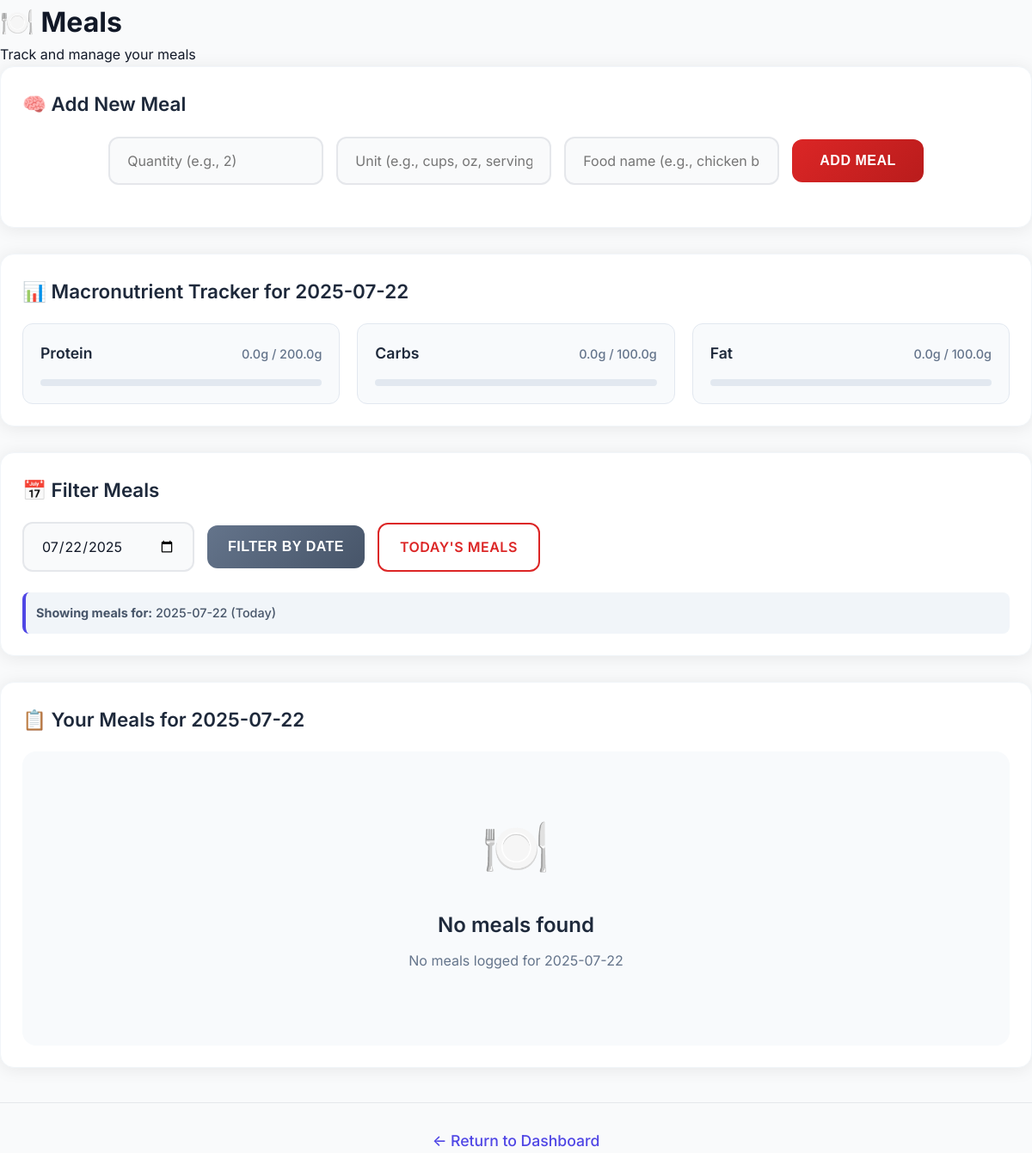
/meals (signed in), run on an earlier commit of the app's database.
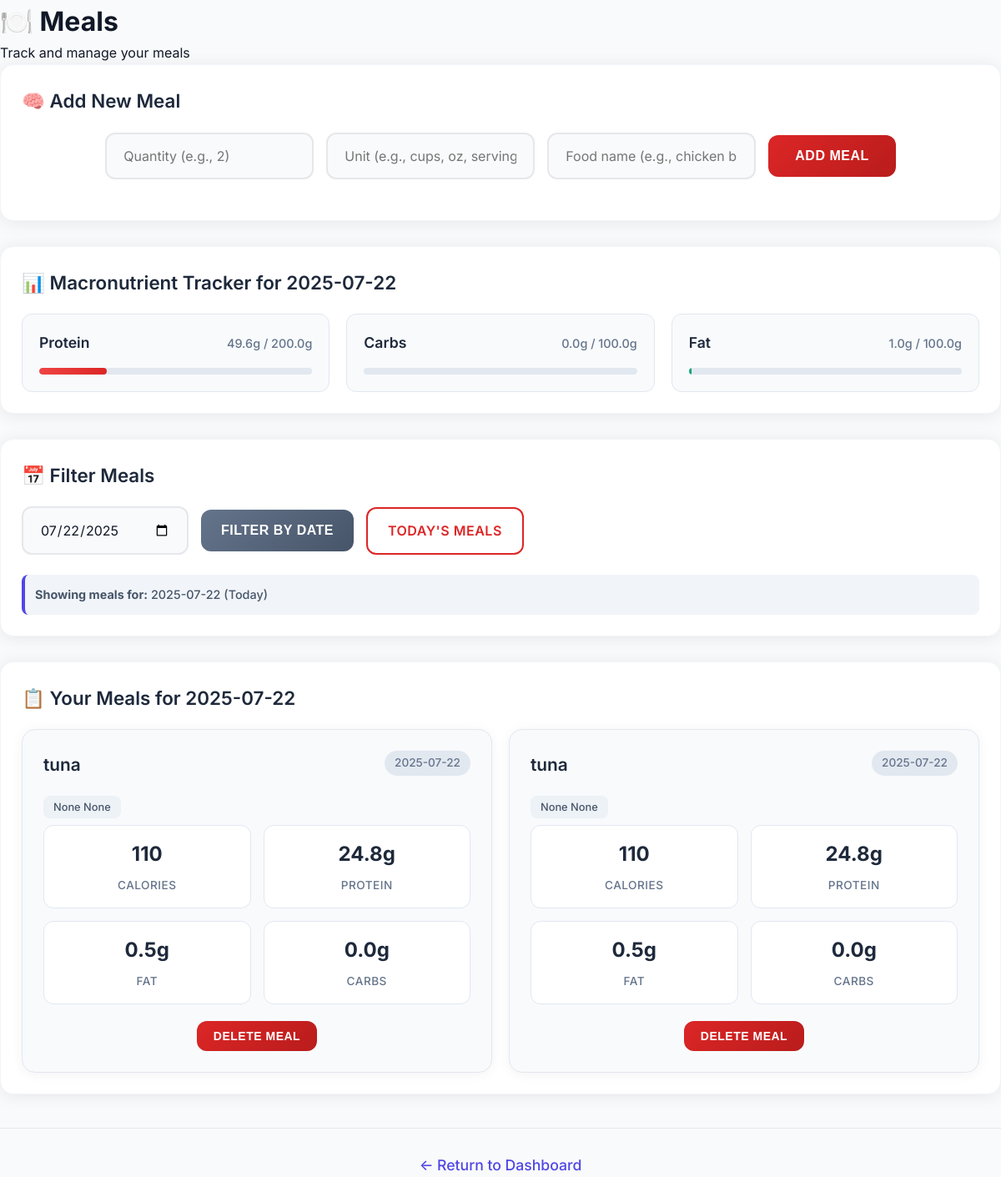
And on a later commit of the database.
### tables this page shows
CREATE TABLE goals (
            id INTEGER PRIMARY KEY AUTOINCREMENT,
            user_id INTEGER,
            weight_goal REAL,
            calorie_goal INTEGER, protein_goal REAL, carbs_goal REAL, fat_goal REAL,
            FOREIGN KEY (user_id) REFERENCES users(id)
        );

CREATE TABLE meals (
            id INTEGER PRIMARY KEY AUTOINCREMENT,
            user_id INTEGER,
            meal_name TEXT,
            calories REAL,
            protein REAL,
            fat REAL,
            carbs REAL,
            date TEXT, quantity REAL, unit TEXT, meal_session_id TEXT,
            FOREIGN KEY (user_id) REFERENCES users(id)
        );

### cedhealth_app.py (the view, shortened to what this page needs)
@app.route('/meals', methods=['GET', 'POST'])
def meals():
    if 'user_id' not in session:
        return redirect(url_for('login'))
    nutrition_data = None
    error_message = None
    date_filter = request.args.get('date')
    if not date_filter:
        date_filter = datetime.now().date().isoformat()  # Default to today
    user_id = session['user_id']
    conn = sqlite3.connect('cedhealth.db')
    c = conn.cursor()
    c.execute('SELECT * FROM meals WHERE user_id = ? AND date = ? ORDER BY id DESC',
              (user_id, date_filter))
    meals_by_user = c.fetchall()
    c.execute('SELECT SUM(protein), SUM(carbs), SUM(fat) FROM meals WHERE user_id = ? AND date = ?',
              (user_id, date_filter))
    macro_totals = c.fetchone()
    c.execute('SELECT protein_goal, carbs_goal, fat_goal FROM goals WHERE user_id = ?', (user_id,))
    macro_goals = c.fetchone()
    conn.close()
    return render_template('meals.html',
                           meals=meals_by_user,
                           selected_date=date_filter,
                           nutrition_data=nutrition_data,
                           error_message=error_message,
                           macro_totals=macro_totals,
                           macro_goals=macro_goals,
                           current_date=datetime.now().date().isoformat())

### templates/meals.html (shortened to what this page needs)
<!DOCTYPE html>
<html lang="en">
<head>
    <link rel="stylesheet" href="/static/style.css">
</head>
<body>
    <div class="container">
        <div class="header">
            <h1>🍽️ Meals</h1>
            <p>Track and manage your meals</p>
        </div>
        <div class="content">
            <div class="add-meal-section">
                <div class="section-card">
                    <h2>🧠 Add New Meal</h2>
                    <form method="POST" action="{{ url_for('meals') }}">
                        <div class="form-group">
                            <div class="input-wrapper">
                                <input type="number" name="quantity" placeholder="Quantity (e.g., 2)" step="0.1" min="0.1" required>
                            </div>
                            <div class="input-wrapper">
                                <input type="text" name="unit" placeholder="Unit (e.g., cups, oz, serving)" required>
                            </div>
                            <div class="input-wrapper">
                                <input type="text" name="food_name" placeholder="Food name (e.g., chicken breast)" required>
                            </div>
                            <button type="submit" name="action" value="add_meal" class="btn">Add Meal</button>
                        </div>
                    </form>
                </div>
            </div>
            <div class="macro-tracker-section">
                <div class="section-card">
                    <h2>📊 Macronutrient Tracker {% if selected_date %}for {{ selected_date }}{% endif %}</h2>
                    <div class="macro-grid">
                        <div class="macro-item">
                            <div class="macro-header">
                                <span class="macro-label">Protein</span>
                                <span class="macro-progress">
                                    {{ "%.1f"|format(macro_totals[0] or 0) }}g / {{ "%.1f"|format(macro_goals[0] or 0) }}g
                                </span>
                            </div>
                            <div class="progress-bar">
                                <div class="progress-fill protein-fill" style="width: {{ ((macro_totals[0] or 0) / (macro_goals[0] or 1) * 100) if macro_goals and macro_goals[0] else 0 }}%"></div>
                            </div>
                        </div>
                        <div class="macro-item">
                            <div class="macro-header">
                                <span class="macro-label">Carbs</span>
                                <span class="macro-progress">
                                    {{ "%.1f"|format(macro_totals[1] or 0) }}g / {{ "%.1f"|format(macro_goals[1] or 0) }}g
                                </span>
                            </div>
                            <div class="progress-bar">
                            </div>
                        </div>
                        <div class="macro-item">
                            <div class="macro-header">
                                <span class="macro-label">Fat</span>
                                <span class="macro-progress">
                                    {{ "%.1f"|format(macro_totals[2] or 0) }}g / {{ "%.1f"|format(macro_goals[2] or 0) }}g
                                </span>
                            </div>
                            <div class="progress-bar">
                                <div class="progress-fill fat-fill" style="width: {{ ((macro_totals[2] or 0) / (macro_goals[2] or 1) * 100) if macro_goals and macro_goals[2] else 0 }}%"></div>
                            </div>
                        </div>
                    </div>
                </div>
            </div>
            <div class="filter-section">
                <div class="section-card">
                    <h2>📅 Filter Meals</h2>
                    <form method="GET" class="filter-form">
                        <div class="form-group">
                            <div class="input-wrapper">
                                <input type="date" id="date" name="date" value="{{ selected_date or '' }}">
                            </div>
                            <button type="submit" class="btn btn-secondary">Filter by Date</button>
                            <a href="{{ url_for('meals') }}" class="btn btn-outline">Today's Meals</a>
                        </div>
                    </form>
                    <div class="current-date-info">
                        <p><strong>Showing meals for:</strong>
                            {% if selected_date %}
                                {{ selected_date }}
                                {% if selected_date == current_date %}(Today){% endif %}
                            {% else %}
                                Today ({{ current_date }})
                            {% endif %}
                        </p>
                    </div>
                </div>
            </div>
            <div class="meals-section">
                <div class="section-card">
                    <h2>📋 Your Meals {% if selected_date %}for {{ selected_date }}{% endif %}</h2>
                    {% if meals %}
                        <div class="meals-grid">
                            {% for meal in meals %}
                                <div class="meal-card">
                                    <div class="meal-header">
                                        <h3>{{ meal[2] }}</h3>
                                        <span class="meal-date">{{ meal[7] }}</span>
                                    </div>
                                    <div class="meal-measurement">
                                        <span class="measurement-badge">{{ meal[8] }} {{ meal[9] }}</span>
                                    </div>
                                    <div class="meal-nutrition">
                                        <div class="nutrition-item">
                                            <span class="value">{{ "%.0f"|format(meal[3]) }}</span>
                                            <span class="label">Calories</span>
                                        </div>
                                        <div class="nutrition-item">
                                            <span class="value">{{ "%.1f"|format(meal[4]) }}g</span>
                                            <span class="label">Protein</span>
                                        </div>
                                        <div class="nutrition-item">
                                            <span class="value">{{ "%.1f"|format(meal[5]) }}g</span>
                                            <span class="label">Fat</span>
                                        </div>
                                        <div class="nutrition-item">
                                            <span class="value">{{ "%.1f"|format(meal[6]) }}g</span>
                                            <span class="label">Carbs</span>
                                        </div>
                                    </div>
                                    <form method="POST" action="{{ url_for('delete_meal', meal_id=meal[0]) }}" class="delete-form">
                                        <button type="submit" class="btn btn-danger" onclick="return confirm('Delete this meal?')">
                                            Delete Meal
                                        </button>
                                    </form>
                                </div>
                            {% endfor %}
                        </div>
                    {% else %}
                        <div class="empty-state">
                            <div class="empty-icon">🍽️</div>
                            <h3>No meals found</h3>
                            <p>{% if selected_date %}No meals logged for {{ selected_date }}{% else %}You haven't logged any meals yet{% endif %}</p>
                        </div>
                    {% endif %}
                </div>
            </div>
            <div class="back-link">
                <a href="/dashboard">← Return to Dashboard</a>
            </div>
        </div>
    </div>
</body>
</html>

### static/style.css (style rules this page uses)
* { margin: 0; padding: 0; box-sizing: border-box; }
:root { --primary-color: #3b82f6; --primary-dark: #1d4ed8; --secondary-color: #10b981; --accent-color: #8b5cf6; --warning-color: #f59e0b; --error-color: #ef4444; --success-color: #10b981; --gray-50: #f9fafb; --gray-100: #f3f4f6; --gray-200: #e5e7eb; --gray-300: #d1d5db; --gray-400: #9ca3af; --gray-500: #6b7280; --gray-600: #4b5563; --gray-700: #374151; --gray-800: #1f2937; --gray-900: #111827; --bg-primary: #ffffff; --bg-secondary: var(--gray-50); --bg-tertiary: var(--gray-100); --text-primary: var(--gray-900); --text-secondary: var(--gray-600); --text-tertiary: var(--gray-500); --shadow-sm: 0 1px 2px 0 rgba(0, 0, 0, 0.05); --shadow-md: 0 4px 6px -1px rgba(0, 0, 0, 0.1), 0 2px 4px -1px rgba(0, 0, 0, 0.06); --shadow-lg: 0 10px 15px -3px rgba(0, 0, 0, 0.1), 0 4px 6px -2px rgba(0, 0, 0, 0.05); --shadow-xl: 0 20px 25px -5px rgba(0, 0, 0, 0.1), 0 10px 10px -5px rgba(0, 0, 0, 0.04); --radius-sm: 0.375rem; --radius-md: 0.5rem; --radius-lg: 0.75rem; --radius-xl: 1rem; --space-xs: 0.5rem; --space-sm: 0.75rem; --space-md: 1rem; --space-lg: 1.5rem; --space-xl: 2rem; --space-2xl: 3rem; }
body { font-family: 'Inter', -apple-system, BlinkMacSystemFont, 'Segoe UI', Roboto, sans-serif; line-height: 1.6; color: var(--text-primary); background-color: var(--bg-secondary); min-height: 100vh; }
.macro-item { text-align: center; }
.progress-bar { transition: stroke-dashoffset 1.5s ease-in-out; }
.btn { display: inline-flex; align-items: center; justify-content: center; padding: var(--space-sm) var(--space-lg); font-size: 0.875rem; font-weight: 500; text-decoration: none; border: none; border-radius: var(--radius-md); cursor: pointer; transition: all 0.2s ease; white-space: nowrap; }
.btn-outline { background-color: transparent; color: var(--text-secondary); border: 1px solid var(--gray-300); }
.btn-secondary { background-color: var(--gray-100); color: var(--text-primary); }
.btn-danger { background-color: var(--error-color); color: white; }
.form-group { margin-bottom: var(--space-lg); }
input[type="text"], input[type="email"], input[type="password"], input[type="number"], input[type="date"], select, textarea { width: 100%; padding: var(--space-sm) var(--space-md); font-size: 0.875rem; border: 1px solid var(--gray-300); border-radius: var(--radius-md); background: var(--bg-primary); color: var(--text-primary); transition: all 0.2s ease; font-family: inherit; }
a { color: var(--primary-color); text-decoration: none; transition: color 0.2s ease; }

What changed in the data, as far as the page shows it:
added meals: meal_name "tuna", date "2025-07-22", meal "None", calories "110", protein "24.8", fat "0.5", carbs "0.0"
added meals: meal_name "tuna", date "2025-07-22", meal "None", calories "110", protein "24.8", fat "0.5", carbs "0.0"
Also different on the page:
{{ "%.1f"|format(macro_totals[0] or 0) }}: "0.0" → "49.6"
{{ "%.1f"|format(macro_totals[2] or 0) }}: "0.0" → "1.0"
{{ selected_date }}: "2025-07-22" → (not shown)
text no longer shown: "🍽️ No meals found No meals logged for"
